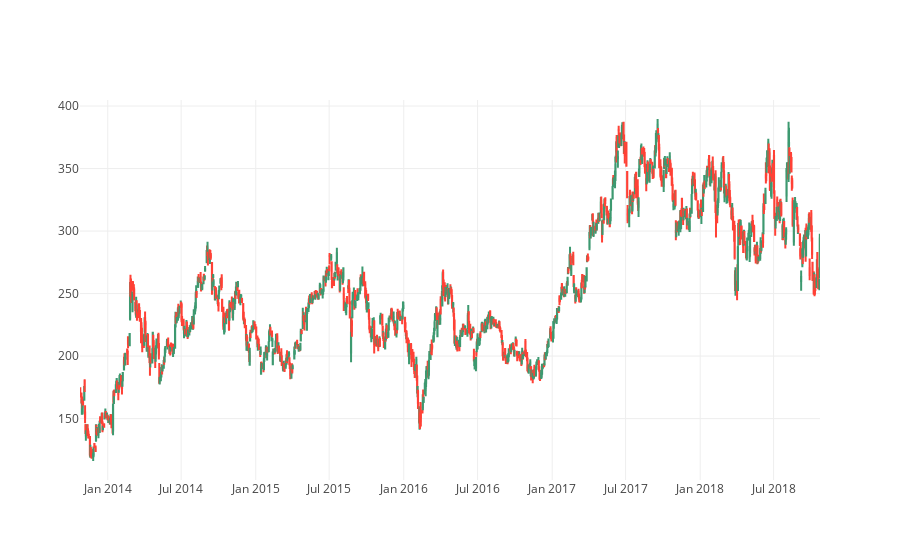

Notebook source saved alongside this figure:
### Code cell
trace = go.Candlestick(x=df_tesla.index,
                       open=df_tesla.open,
                       high=df_tesla.high,
                       low=df_tesla.low,
                       close=df_tesla.close)

layout = go.Layout(
        xaxis = dict(
        rangeslider = dict(
            visible = False
        )
    )
)

data = [trace]

fig = go.Figure(data=data,layout=layout)
iplot(fig, filename='tesla_candelStick')

### Figure 1 — Plotly figure (JSON) as saved in the notebook; plotly's stock layout.template omitted (floating-point values rounded to 4 significant figures; data arrays with more than 128 entries replaced by an {"elided": "..."} marker saying what was removed)
{"data": [{"close": {"elided": "1258 float values"}, "high": {"elided": "1258 float values"}, "low": {"elided": "1258 float values"}, "open": {"elided": "1258 float values"}, "type": "candlestick", "uid": "f8706950-d7bb-11e8-9581-acde48001122", "x": {"elided": "1258 str values"}}], "layout": {"xaxis": {"rangeslider": {"visible": false}}}}
